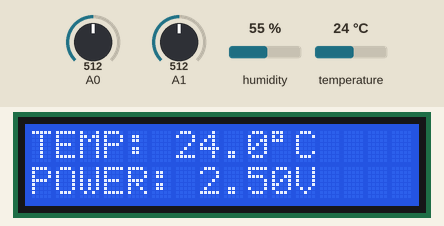
Simulated run of this sketch. Board: Arduino Uno, built with avr-gcc and run on an emulated ATmega328P. Parts: 16×2 character LCD. Inputs (shaded band) come from the test bench; at power-on: temperature 24 °C, A0 = 512, A1 = 512, humidity 55 %. What the sketch prints to the serial monitor is not drawn.

Above: at 1.2 s.
1.3 s: temperature set to 12 °C
At 2.5 s:
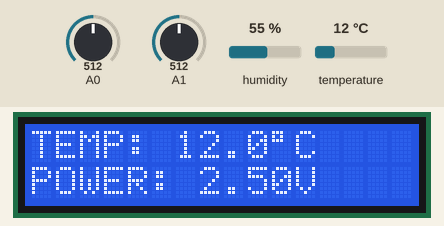
3.6 s: A0 set to 716
At 5.3 s:
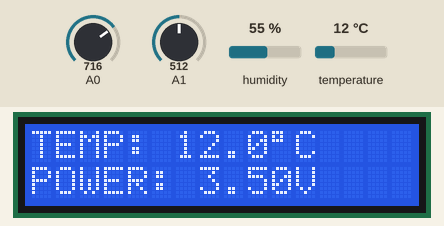
5.6 s: temperature set to 19 °C
At 7.2 s:
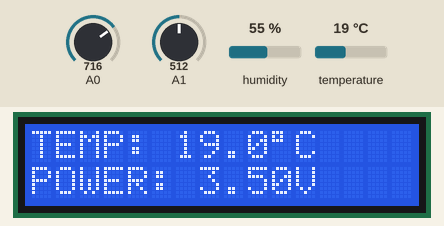
7.7 s: A0 set to 992
At 8.9 s:
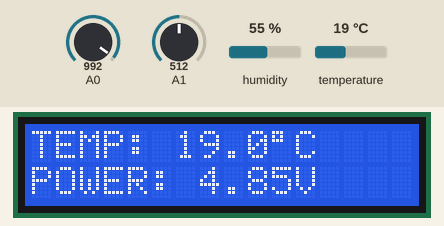
9.7 s: temperature set to 28 °C
At 10.7 s:
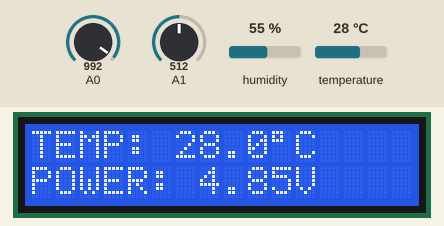
11.7 s: A0 set to 306
At 13.7 s:
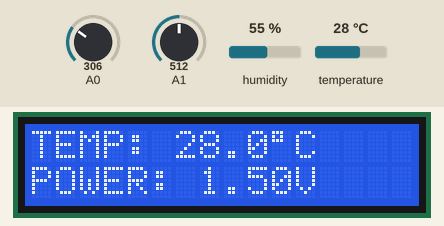
Timing chart, 0 to 14.8 s (numbered marks = the images above; inputs shaded):
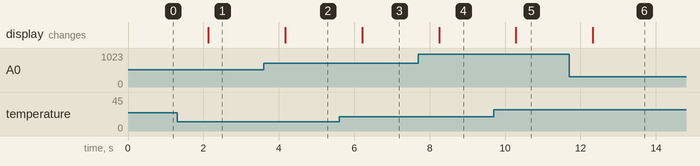

The sketch:

LCD_Display.ino
```cpp
#include <DHT.h>
#include <LiquidCrystal.h>

#define DHTTYPE DHT11
#define DHTPIN 6
DHT dht(DHTPIN, DHTTYPE);

LiquidCrystal lcd(7, 8, 9, 10, 11, 12);

void setup()
{
  Serial.begin(9600);
  lcd.begin(16, 2);
  dht.begin();
}

void loop()
{
  float temperature = dht.readTemperature();
  float humidity = dht.readHumidity();

  if (isnan(temperature)) {
    temperature = 0.0;
  }
  if (isnan(humidity)) {
    humidity = 0.0;
  }

  int sensorValue = analogRead(A0);
  float voltage = sensorValue * (5.0 / 1023.0);
  int lightLevel = analogRead(A1);

  lcd.clear();
  lcd.setCursor(0, 0);
  lcd.print("TEMP: ");
  lcd.print(temperature, 1);
  lcd.print((char)223);
  lcd.print("C");

  lcd.setCursor(0, 1);
  lcd.print("POWER: ");
  lcd.print(voltage, 2);
  lcd.print("V");

  Serial.print("Temp: ");
  Serial.print(temperature, 1);
  Serial.print("C, Hum: ");
  Serial.print(humidity, 1);
  Serial.print("%, Rail V: ");
  Serial.print(voltage, 2);
  Serial.print("V, Light: ");
  Serial.println(lightLevel);

  delay(1000);
}
```

Measured:
- after the input at 1.3 s, the display: changes after 0.83 s (image 1)
- after the input at 3.6 s, the display: changes after 0.57 s (image 2)
- after the input at 5.6 s, the display: changes after 0.61 s (image 3)
- after the input at 7.7 s, the display: changes after 0.55 s (image 4)
- after the input at 9.7 s, the display: changes after 0.59 s (image 5)
- after the input at 11.7 s, the display: changes after 0.63 s (image 6)
